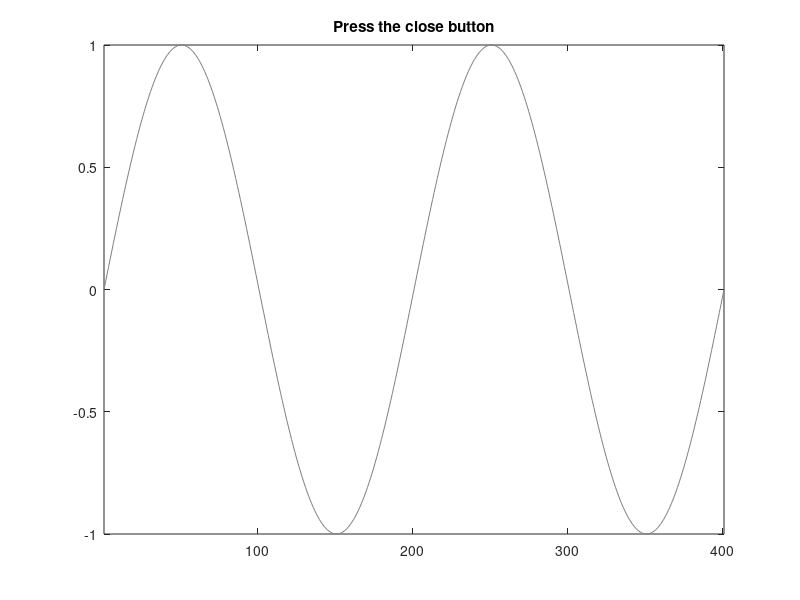

Source code (MATLAB):
function windowCloseFunction
% Example - run user-defined function when the figure window is closed
%
% function windowCloseFunction
%
% Purpose
% Demo showing how to run a defined sub-function when the figure window is closed.
%
%
% Rob Campbell - Basel 2015



hFig = figure; %Make a new figure

%Modify the figure's "close request function" to call the sub-function "figClose"
set(hFig,'CloseRequestFcn', @figClose);

y = sin(-2*pi : pi*0.01 : 2*pi);
plot(y,'-', 'color',[1,1,1]*0.5)
axis tight

fprintf('\n\n ** CLOSE THE WINDOW! **\n\n')
title('Press the close button')


%-----------------------------------------------
function figClose(figHandle,closeEvent)
	%Runs when the window close button is pressed

	title('YOU PRESSED THE CLOSE BUTTON')
	x=xlim;
	y=ylim;

	fSize=16;
	t=text(mean(x), mean(y), 'CLOSING', ...
		'FontWeight', 'bold', ...
		'FontSize', fSize,...
		'HorizontalAlignment', 'center', ...
		'VerticalAlignment', 'middle');

	cols = 'rk';
	for ii=1:10
		set(t,'color', cols(1+mod(ii,2)), ...
			'FontSize',fSize+ii*2)
		pause(0.25)
	end


	pause(0.25)

	delete(figHandle)
	fprintf('The window was closed\n\n')
